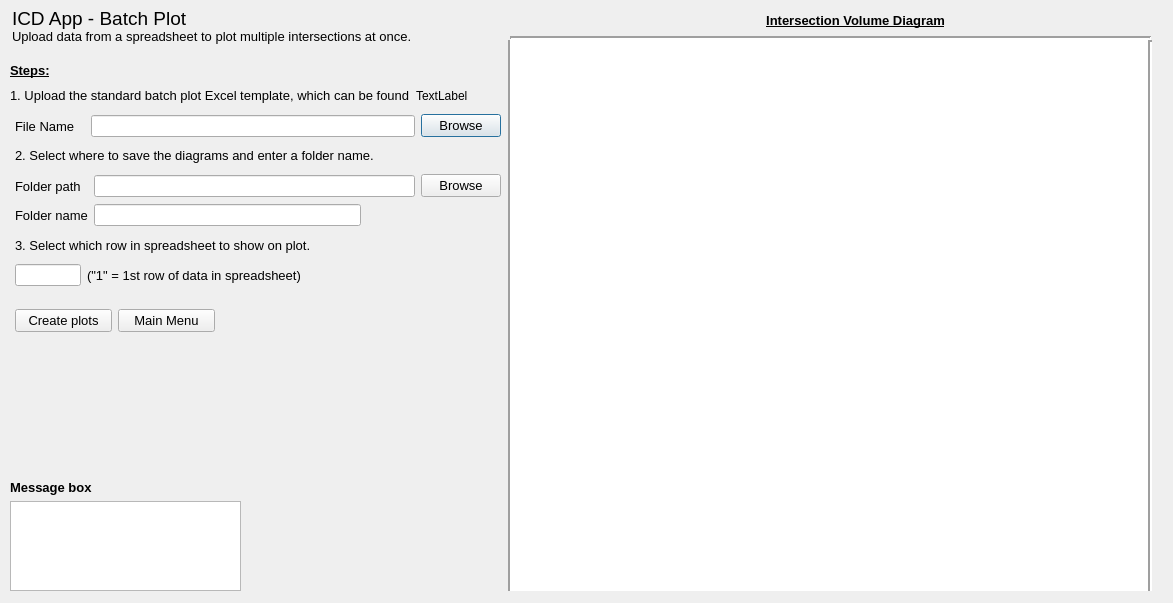
<?xml version="1.0" encoding="UTF-8"?>
<ui version="4.0">
 <class>Dialog</class>
 <widget class="QDialog" name="Dialog">
  <property name="geometry">
   <rect>
    <x>0</x>
    <y>0</y>
    <width>1173</width>
    <height>603</height>
   </rect>
  </property>
  <property name="windowTitle">
   <string>Dialog</string>
  </property>
  <widget class="QWidget" name="verticalLayoutWidget">
   <property name="geometry">
    <rect>
     <x>7</x>
     <y>0</y>
     <width>481</width>
     <height>51</height>
    </rect>
   </property>
   <layout class="QVBoxLayout" name="verticalLayout">
    <property name="leftMargin">
     <number>5</number>
    </property>
    <item>
     <widget class="QLabel" name="label_4">
      <property name="font">
       <font>
        <pointsize>14</pointsize>
       </font>
      </property>
      <property name="text">
       <string>&lt;html&gt;&lt;head/&gt;&lt;body&gt;&lt;p&gt;ICD App - Batch Plot&lt;br/&gt;&lt;span style=&quot; font-size:10pt;&quot;&gt;Upload data from a spreadsheet to plot multiple intersections at once.&lt;/span&gt;&lt;/p&gt;&lt;/body&gt;&lt;/html&gt;</string>
      </property>
     </widget>
    </item>
   </layout>
  </widget>
  <widget class="QWidget" name="horizontalLayoutWidget">
   <property name="geometry">
    <rect>
     <x>10</x>
     <y>110</y>
     <width>491</width>
     <height>32</height>
    </rect>
   </property>
   <layout class="QHBoxLayout" name="horizontalLayout">
    <property name="leftMargin">
     <number>5</number>
    </property>
    <item>
     <widget class="QLabel" name="label_3">
      <property name="font">
       <font>
        <pointsize>10</pointsize>
       </font>
      </property>
      <property name="text">
       <string>File Name   </string>
      </property>
     </widget>
    </item>
    <item>
     <widget class="QLineEdit" name="filenamebox"/>
    </item>
    <item>
     <widget class="QPushButton" name="uploadfile">
      <property name="font">
       <font>
        <pointsize>10</pointsize>
       </font>
      </property>
      <property name="text">
       <string>Browse</string>
      </property>
     </widget>
    </item>
   </layout>
  </widget>
  <widget class="QWidget" name="verticalLayoutWidget_3">
   <property name="geometry">
    <rect>
     <x>10</x>
     <y>140</y>
     <width>453</width>
     <height>31</height>
    </rect>
   </property>
   <layout class="QVBoxLayout" name="verticalLayout_3">
    <property name="leftMargin">
     <number>5</number>
    </property>
    <item>
     <widget class="QLabel" name="label_36">
      <property name="font">
       <font>
        <pointsize>10</pointsize>
        <weight>50</weight>
        <bold>false</bold>
       </font>
      </property>
      <property name="text">
       <string>2. Select where to save the diagrams and enter a folder name.</string>
      </property>
     </widget>
    </item>
   </layout>
  </widget>
  <widget class="QWidget" name="horizontalLayoutWidget_2">
   <property name="geometry">
    <rect>
     <x>10</x>
     <y>170</y>
     <width>491</width>
     <height>32</height>
    </rect>
   </property>
   <layout class="QHBoxLayout" name="horizontalLayout_2">
    <property name="leftMargin">
     <number>5</number>
    </property>
    <item>
     <widget class="QLabel" name="label_29">
      <property name="font">
       <font>
        <pointsize>10</pointsize>
       </font>
      </property>
      <property name="text">
       <string>Folder path  </string>
      </property>
     </widget>
    </item>
    <item>
     <widget class="QLineEdit" name="filenamebox_2"/>
    </item>
    <item>
     <widget class="QPushButton" name="savepathbox">
      <property name="font">
       <font>
        <pointsize>10</pointsize>
       </font>
      </property>
      <property name="text">
       <string>Browse</string>
      </property>
     </widget>
    </item>
   </layout>
  </widget>
  <widget class="QWidget" name="horizontalLayoutWidget_3">
   <property name="geometry">
    <rect>
     <x>10</x>
     <y>200</y>
     <width>351</width>
     <height>31</height>
    </rect>
   </property>
   <layout class="QHBoxLayout" name="horizontalLayout_3">
    <property name="leftMargin">
     <number>5</number>
    </property>
    <item>
     <widget class="QLabel" name="label_37">
      <property name="font">
       <font>
        <pointsize>10</pointsize>
       </font>
      </property>
      <property name="text">
       <string>Folder name</string>
      </property>
     </widget>
    </item>
    <item>
     <widget class="QLineEdit" name="savefoldername"/>
    </item>
   </layout>
  </widget>
  <widget class="QWidget" name="horizontalLayoutWidget_4">
   <property name="geometry">
    <rect>
     <x>10</x>
     <y>300</y>
     <width>205</width>
     <height>41</height>
    </rect>
   </property>
   <layout class="QHBoxLayout" name="horizontalLayout_4">
    <property name="leftMargin">
     <number>5</number>
    </property>
    <item>
     <widget class="QPushButton" name="createplotbox">
      <property name="font">
       <font>
        <pointsize>10</pointsize>
       </font>
      </property>
      <property name="text">
       <string>Create plots</string>
      </property>
     </widget>
    </item>
    <item>
     <widget class="QPushButton" name="mainmenu">
      <property name="font">
       <font>
        <pointsize>10</pointsize>
       </font>
      </property>
      <property name="text">
       <string>Main Menu</string>
      </property>
     </widget>
    </item>
   </layout>
  </widget>
  <widget class="QWidget" name="verticalLayoutWidget_4">
   <property name="geometry">
    <rect>
     <x>10</x>
     <y>480</y>
     <width>231</width>
     <height>111</height>
    </rect>
   </property>
   <layout class="QVBoxLayout" name="verticalLayout_4">
    <item>
     <widget class="QLabel" name="label_31">
      <property name="font">
       <font>
        <pointsize>10</pointsize>
        <weight>75</weight>
        <bold>true</bold>
       </font>
      </property>
      <property name="text">
       <string>Message box</string>
      </property>
     </widget>
    </item>
    <item>
     <widget class="QTextEdit" name="messagebox"/>
    </item>
   </layout>
  </widget>
  <widget class="QWidget" name="horizontalLayoutWidget_5">
   <property name="geometry">
    <rect>
     <x>10</x>
     <y>80</y>
     <width>475</width>
     <height>31</height>
    </rect>
   </property>
   <layout class="QHBoxLayout" name="horizontalLayout_5">
    <item>
     <widget class="QLabel" name="label_30">
      <property name="font">
       <font>
        <pointsize>10</pointsize>
        <weight>50</weight>
        <bold>false</bold>
       </font>
      </property>
      <property name="text">
       <string>1. Upload the standard batch plot Excel template, which can be found</string>
      </property>
     </widget>
    </item>
    <item>
     <widget class="QLabel" name="label">
      <property name="text">
       <string>TextLabel</string>
      </property>
     </widget>
    </item>
   </layout>
  </widget>
  <widget class="QLabel" name="label_2">
   <property name="geometry">
    <rect>
     <x>10</x>
     <y>60</y>
     <width>61</width>
     <height>21</height>
    </rect>
   </property>
   <property name="text">
    <string>&lt;html&gt;&lt;head/&gt;&lt;body&gt;&lt;p&gt;&lt;span style=&quot; font-size:10pt; font-weight:600; text-decoration: underline;&quot;&gt;Steps:&lt;/span&gt;&lt;/p&gt;&lt;/body&gt;&lt;/html&gt;</string>
   </property>
  </widget>
  <widget class="Line" name="line_7">
   <property name="geometry">
    <rect>
     <x>510</x>
     <y>580</y>
     <width>641</width>
     <height>16</height>
    </rect>
   </property>
   <property name="lineWidth">
    <number>2</number>
   </property>
   <property name="orientation">
    <enum>Qt::Horizontal</enum>
   </property>
  </widget>
  <widget class="QLabel" name="label_5">
   <property name="geometry">
    <rect>
     <x>750</x>
     <y>10</y>
     <width>211</width>
     <height>21</height>
    </rect>
   </property>
   <property name="text">
    <string>&lt;html&gt;&lt;head/&gt;&lt;body&gt;&lt;p align=&quot;center&quot;&gt;&lt;span style=&quot; font-size:10pt; font-weight:600; text-decoration: underline;&quot;&gt;Intersection Volume Diagram&lt;/span&gt;&lt;/p&gt;&lt;/body&gt;&lt;/html&gt;</string>
   </property>
  </widget>
  <widget class="Line" name="line_2">
   <property name="geometry">
    <rect>
     <x>500</x>
     <y>40</y>
     <width>20</width>
     <height>551</height>
    </rect>
   </property>
   <property name="lineWidth">
    <number>2</number>
   </property>
   <property name="orientation">
    <enum>Qt::Vertical</enum>
   </property>
  </widget>
  <widget class="Line" name="line_6">
   <property name="geometry">
    <rect>
     <x>510</x>
     <y>30</y>
     <width>641</width>
     <height>16</height>
    </rect>
   </property>
   <property name="lineWidth">
    <number>2</number>
   </property>
   <property name="orientation">
    <enum>Qt::Horizontal</enum>
   </property>
  </widget>
  <widget class="QWidget" name="gridLayoutWidget">
   <property name="geometry">
    <rect>
     <x>510</x>
     <y>40</y>
     <width>641</width>
     <height>551</height>
    </rect>
   </property>
   <layout class="QGridLayout" name="gridLayout">
    <item row="0" column="0">
     <widget class="QWidget" name="widget" native="true">
      <property name="styleSheet">
       <string notr="true">background-color: rgb(255, 255, 255);</string>
      </property>
      <widget class="Line" name="line_3">
       <property name="geometry">
        <rect>
         <x>630</x>
         <y>0</y>
         <width>20</width>
         <height>551</height>
        </rect>
       </property>
       <property name="orientation">
        <enum>Qt::Vertical</enum>
       </property>
      </widget>
      <widget class="Line" name="line_4">
       <property name="geometry">
        <rect>
         <x>0</x>
         <y>-10</y>
         <width>641</width>
         <height>16</height>
        </rect>
       </property>
       <property name="orientation">
        <enum>Qt::Horizontal</enum>
       </property>
      </widget>
     </widget>
    </item>
   </layout>
  </widget>
  <widget class="Line" name="line_5">
   <property name="geometry">
    <rect>
     <x>1140</x>
     <y>40</y>
     <width>20</width>
     <height>551</height>
    </rect>
   </property>
   <property name="lineWidth">
    <number>2</number>
   </property>
   <property name="orientation">
    <enum>Qt::Vertical</enum>
   </property>
  </widget>
  <widget class="QWidget" name="horizontalLayoutWidget_6">
   <property name="geometry">
    <rect>
     <x>10</x>
     <y>260</y>
     <width>291</width>
     <height>31</height>
    </rect>
   </property>
   <layout class="QHBoxLayout" name="horizontalLayout_6">
    <property name="leftMargin">
     <number>5</number>
    </property>
    <item>
     <widget class="QLineEdit" name="row_select"/>
    </item>
    <item>
     <widget class="QLabel" name="label_39">
      <property name="font">
       <font>
        <pointsize>10</pointsize>
        <weight>50</weight>
        <bold>false</bold>
       </font>
      </property>
      <property name="text">
       <string>(&quot;1&quot; = 1st row of data in spreadsheet)</string>
      </property>
     </widget>
    </item>
   </layout>
  </widget>
  <widget class="QWidget" name="verticalLayoutWidget_5">
   <property name="geometry">
    <rect>
     <x>10</x>
     <y>230</y>
     <width>481</width>
     <height>31</height>
    </rect>
   </property>
   <layout class="QVBoxLayout" name="verticalLayout_5">
    <property name="leftMargin">
     <number>5</number>
    </property>
    <item>
     <widget class="QLabel" name="label_38">
      <property name="font">
       <font>
        <pointsize>10</pointsize>
        <weight>50</weight>
        <bold>false</bold>
       </font>
      </property>
      <property name="text">
       <string>3. Select which row in spreadsheet to show on plot.</string>
      </property>
     </widget>
    </item>
   </layout>
  </widget>
 </widget>
 <tabstops>
  <tabstop>filenamebox</tabstop>
  <tabstop>uploadfile</tabstop>
  <tabstop>filenamebox_2</tabstop>
  <tabstop>savepathbox</tabstop>
  <tabstop>savefoldername</tabstop>
  <tabstop>createplotbox</tabstop>
  <tabstop>mainmenu</tabstop>
  <tabstop>messagebox</tabstop>
 </tabstops>
 <resources/>
 <connections/>
</ui>
